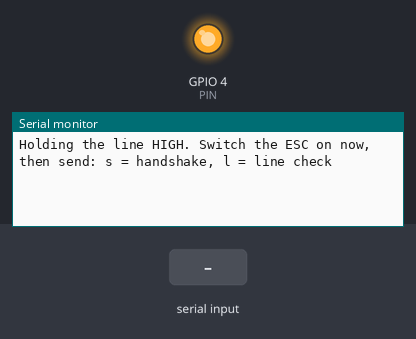
This sketch was run on a simulated ESP32. On the bench: output pins drawn as LEDs (lit = HIGH), the last lines printed to the serial monitor. The inputs (shaded band) are chosen by the test bench.

Above: at 1.2 s.
1.3 s: "s" received over Serial
At 2.5 s:
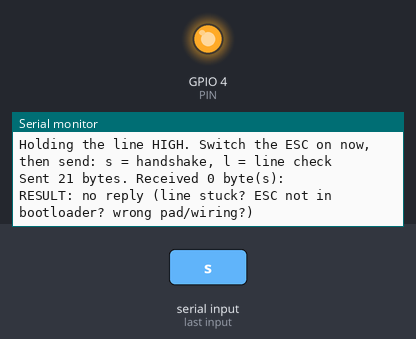
2.8 s: "l" received over Serial
At 3.9 s:
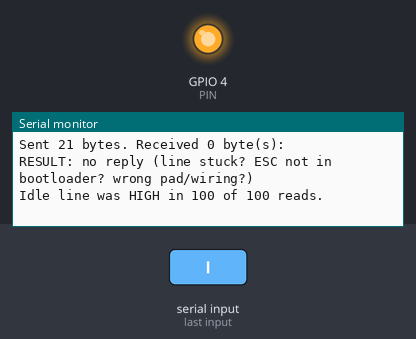

The sketch:

bl_test.ino
```cpp
// ESP32 DevKit V1 - AM32 bootloader handshake test (no motor output, no PWM)
// Wiring: GPIO4 -> 330 ohm -> ESC signal pad (J1 pin 8, M4);  ESP32 GND -> ESC GND.
// Serial Monitor: 115200 baud. Commands: s = send handshake, l = check idle line level.

const int PIN = 4;
const uint32_t BAUD = 19200;
uint32_t CPB;          // CPU cycles per bit
uint32_t CYC_PER_MS;   // CPU cycles per millisecond

static inline uint32_t cyc() { return ESP.getCycleCount(); }
static inline void waitUntil(uint32_t t) { while ((int32_t)(cyc() - t) < 0) { } }

// 12 x 0x00, 0x0D, "BLHeli", 0xF4, 0x7D  (21 bytes)
const uint8_t HS[] = {0,0,0,0,0,0,0,0,0,0,0,0, 0x0D,'B','L','H','e','l','i', 0xF4, 0x7D};

// 8N1, LSB first, idle high. Releases the pin half-way through the last stop bit.
void sendBytes(const uint8_t *d, size_t n) {
  uint32_t t = cyc();
  for (size_t k = 0; k < n; k++) {
    digitalWrite(PIN, LOW);  t += CPB; waitUntil(t);             // start bit
    for (int i = 0; i < 8; i++) {                                 // data bits
      digitalWrite(PIN, (d[k] >> i) & 1); t += CPB; waitUntil(t);
    }
    digitalWrite(PIN, HIGH);                                      // stop bit
    if (k == n - 1) {
      t += CPB / 2; waitUntil(t);
      pinMode(PIN, INPUT_PULLUP);                                 // let go of the line
    } else {
      t += CPB; waitUntil(t);
    }
  }
}

bool waitFallingEdge(uint32_t timeoutCycles) {
  uint32_t t0 = cyc();
  while (digitalRead(PIN)) {
    if ((uint32_t)(cyc() - t0) > timeoutCycles) return false;
  }
  return true;
}

int recvByte(uint32_t timeoutCycles) {            // -1 = timeout
  if (!waitFallingEdge(timeoutCycles)) return -1;
  uint32_t t = cyc();                             // start-bit edge
  t += CPB + CPB / 2; waitUntil(t);               // middle of data bit 0
  uint8_t b = 0;
  for (int i = 0; i < 8; i++) {
    if (digitalRead(PIN)) b |= (1 << i);
    t += CPB; waitUntil(t);
  }
  return b;                                       // now in the middle of the stop bit
}

void handshake() {
  uint8_t rx[16];
  int n = 0;
  noInterrupts();
  pinMode(PIN, OUTPUT);
  digitalWrite(PIN, HIGH);
  sendBytes(HS, sizeof(HS));
  int b = recvByte(50 * CYC_PER_MS);              // wait up to 50 ms for the first byte
  while (b >= 0 && n < 16) { rx[n++] = (uint8_t)b; b = recvByte(5 * CYC_PER_MS); }
  pinMode(PIN, OUTPUT);
  digitalWrite(PIN, HIGH);
  interrupts();

  Serial.print("Sent 21 bytes. Received "); Serial.print(n); Serial.println(" byte(s):");
  for (int i = 0; i < n; i++) { if (rx[i] < 16) Serial.print('0'); Serial.print(rx[i], HEX); Serial.print(' '); }
  Serial.println();
  if (n >= 3 && rx[0] == 0x34 && rx[1] == 0x37 && rx[2] == 0x31) {
    Serial.println("RESULT: the ESC BOOTLOADER ANSWERED ('471'). The ESC side is healthy.");
  } else if (n == 0) {
    Serial.println("RESULT: no reply (line stuck? ESC not in bootloader? wrong pad/wiring?)");
  } else {
    Serial.println("RESULT: got bytes but not the expected '471' signature (timing/level problem?)");
  }
}

void lineCheck() {
  noInterrupts();
  pinMode(PIN, INPUT_PULLUP);
  delayMicroseconds(200);
  int highs = 0;
  for (int i = 0; i < 100; i++) { highs += digitalRead(PIN); delayMicroseconds(10); }
  pinMode(PIN, OUTPUT);
  digitalWrite(PIN, HIGH);
  interrupts();
  Serial.print("Idle line was HIGH in "); Serial.print(highs); Serial.println(" of 100 reads.");
}

void setup() {
  Serial.begin(115200);
  pinMode(PIN, OUTPUT);
  digitalWrite(PIN, HIGH);                        // hold the line HIGH from the start
  CPB = (uint32_t)getCpuFrequencyMhz() * 1000000UL / BAUD;
  CYC_PER_MS = (uint32_t)getCpuFrequencyMhz() * 1000UL;
  Serial.println("Holding the line HIGH. Switch the ESC on now, then send: s = handshake, l = line check");
}

void loop() {
  while (Serial.available()) {
    char c = Serial.read();
    if (c == 's') handshake();
    else if (c == 'l') lineCheck();
  }
}
```

Measured:
- after the input at 1.3 s, the serial monitor: prints a new line after 0.09 s (image 1)
- after the input at 2.8 s, the serial monitor: prints a new line at once (image 2)
